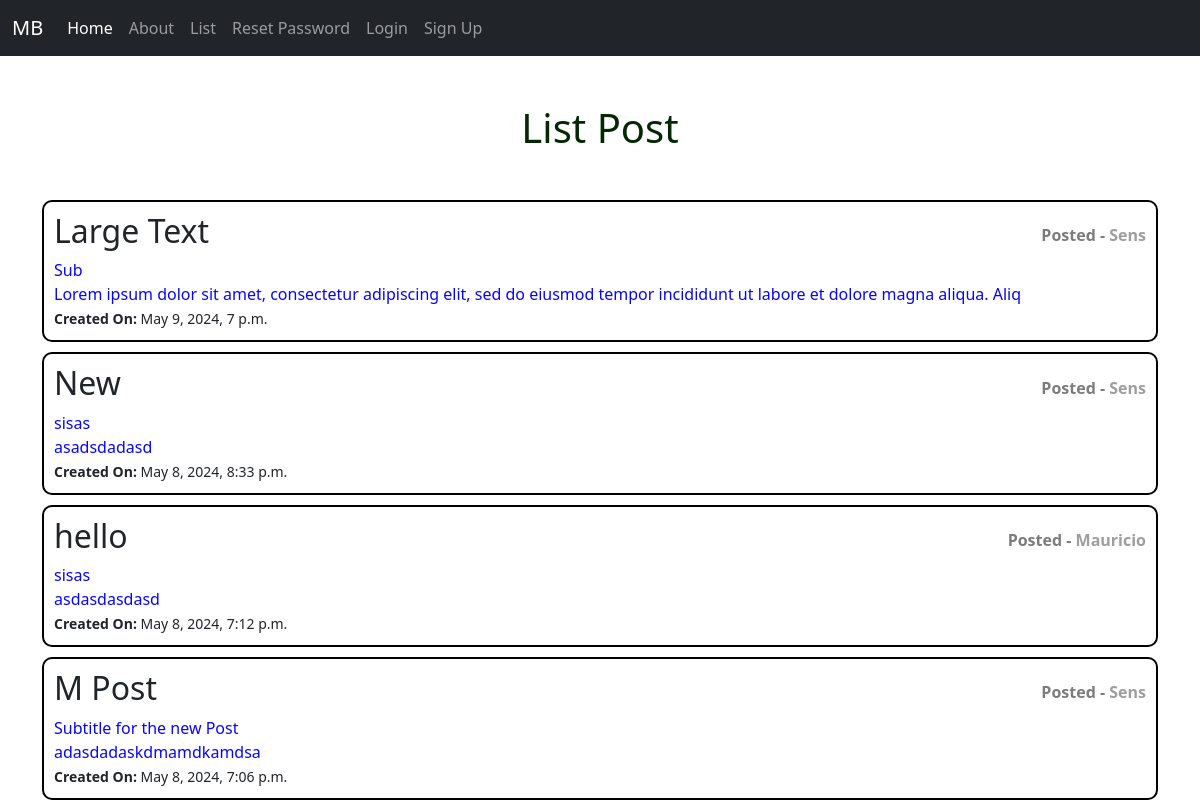
The app's page /posts/list/ with its own data.
### posts/models.py (models this page shows, shortened)
class Post(models.Model):
    title = models.CharField(max_length=128)
    subtitle = models.CharField(max_length=256)
    author = models.ForeignKey(get_user_model(), on_delete=models.CASCADE)
    body = models.TextField()
    created_on = models.DateTimeField(auto_now_add=True)
    status = models.ForeignKey(Status, on_delete=models.CASCADE)

### posts/views.py (the view)
# urls.py: path("list/", views.PostListView.as_view(), name="list"),
class PostListView(ListView):
    template_name = "posts/list.html"
    model = Post
    def get_context_data(self, **kwargs):
        context = super().get_context_data(**kwargs)
        published_status = Status.objects.get(name="published")
        context["post_list"] = (
            Post.objects.filter(status=published_status)
            .order_by("created_on")
            .reverse()
        )
        return context

### templates/posts/list.html (shortened to what this page needs)
{% extends 'base.html' %}
{% load static %}
{% block head %}
<link rel="stylesheet" href="{% static 'css/list.css' %}">
{% endblock head %}
{% block content %}
<h1 class="title" style="color: rgb(4, 39, 4); text-align: center; margin: 3rem 0;">List Post</h1>
    <div>
        {% for post in post_list %}
            <div class="post-container">
                <a href="{% url 'detail' post.id %}">
                    <div class="post-title-container">
                        <h2>{{ post.title }}</h2>
                        <p class="author"><span class="highlight">Posted -</span> {{post.author}}</p>
                    </div>
                    <p>{{ post.subtitle }}</p>
                    <p>{{post.body|slice:':128'}}</p>
                    <small><b>Created On: </b>{{ post.created_on }}</small>
                </a>
            </div>
        {% endfor %}
    </div>
{% endblock content%}

### static/css/list.css (style rules this page uses)
.post-title-container { display: flex; justify-content: space-between; align-items: center; }
.post-title-container .author { margin: 0; font-size: 1rem; color: rgb(158, 158, 158); font-weight: bold; }
.post-container .highlight { color: rgb(124, 124, 124); }
.post-container { display: flex; flex-direction: column; border: 2px solid black; gap: 10px; border-radius: 10px; padding: 10px; margin-bottom: 10px; }
.post-container p { margin: 0; color: rgb(6, 6, 255); }
a { text-decoration: none; color: inherit; }

### records on screen
Post: title "Large Text", author "Sens", subtitle "Sub", body "Lorem ipsum dolor sit amet, consectetur adipiscing elit, sed do eiusmod tempor incididunt ut labore et dolore magna aliqua. Aliq", created_on "May 9, 2024, 7 p.m."
Post: title "New", author "Sens", subtitle "sisas", body "asadsdadasd", created_on "May 8, 2024, 8:33 p.m."
Post: title "hello", author "Mauricio", subtitle "sisas", body "asdasdasdasd", created_on "May 8, 2024, 7:12 p.m."
Post: title "M Post", author "Sens", subtitle "Subtitle for the new Post", body "adasdadaskdmamdkamdsa", created_on "May 8, 2024, 7:06 p.m."
